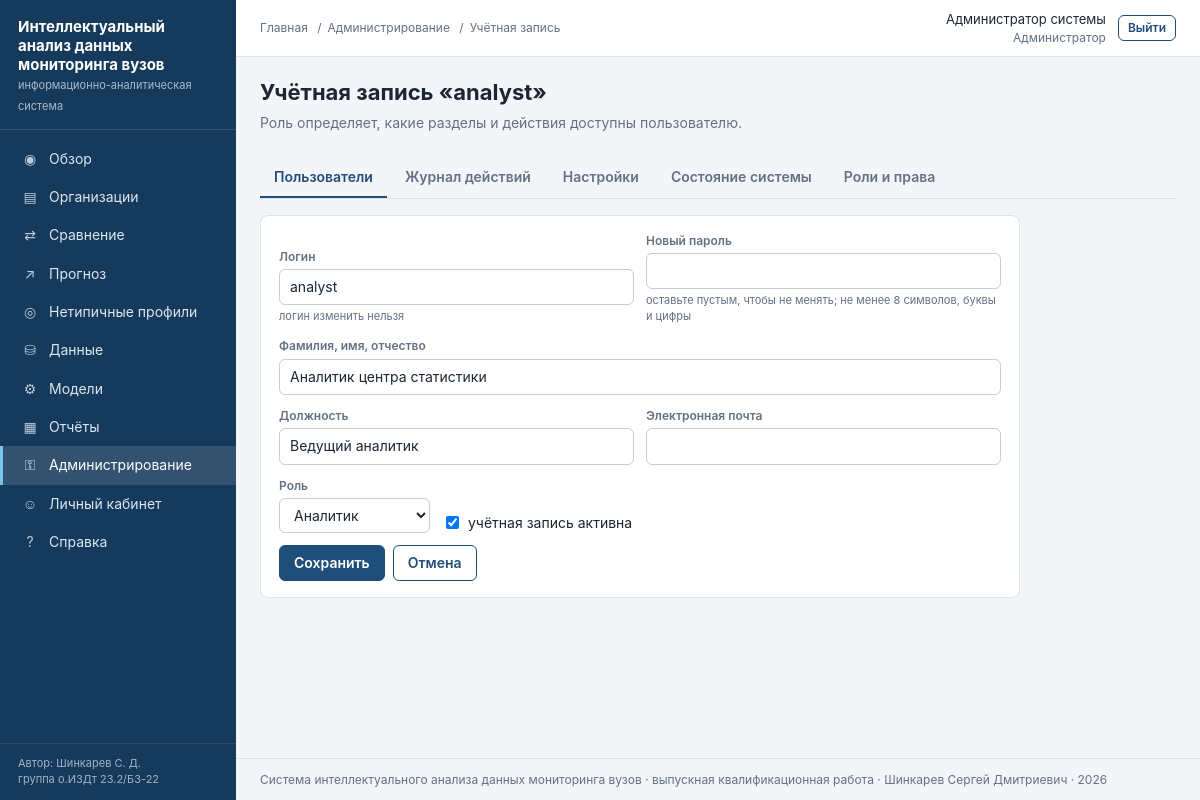
The page /admin/users/2 (signed in) on the database its author committed.
### vuzmon/db/models.py (models this page shows)
class Base(DeclarativeBase):
    """Общий базовый класс всех таблиц."""

class User(Base):
    __tablename__ = "users"
    id: Mapped[int] = mapped_column(Integer, primary_key=True)
    login: Mapped[str] = mapped_column(String(64), unique=True)
    password_hash: Mapped[str] = mapped_column(String(255))          # пароль хранится только в виде хеша
    full_name: Mapped[str] = mapped_column(String(128), default="")
    email: Mapped[str] = mapped_column(String(128), default="")
    position: Mapped[str] = mapped_column(String(128), default="")   # должность
    role_id: Mapped[int] = mapped_column(ForeignKey("roles.id"))
    is_active: Mapped[bool] = mapped_column(Boolean, default=True)
    created_at: Mapped[datetime] = mapped_column(DateTime, default=datetime.now)
    last_login_at: Mapped[datetime] = mapped_column(DateTime, nullable=True)
    role: Mapped[Role] = relationship(back_populates="users")

class Role(Base):
    __tablename__ = "roles"
    id: Mapped[int] = mapped_column(Integer, primary_key=True)
    code: Mapped[str] = mapped_column(String(32), unique=True)       # admin / analyst / viewer
    title: Mapped[str] = mapped_column(String(64))                   # название на русском
    description: Mapped[str] = mapped_column(String(255), default="")
    users: Mapped[list["User"]] = relationship(back_populates="role")

### webapp/views_admin.py (the view, shortened to what this page needs)
@bp.route("/users/new", methods=["GET", "POST"])
@bp.route("/users/<int:user_id>", methods=["GET", "POST"])
@security.roles_required(*security.ROLE_ADMIN)
def user_form(user_id: int = None):
    db = get_session()
    item = db.get(User, user_id) if user_id else None
    if user_id and item is None:
        abort(404)
    roles = db.scalars(select(Role).order_by(Role.id)).all()
    return _render("admin_user_form.html", "Учётная запись", item=item, roles=roles)

### vuzmon/db/session.py (called while the page is built)
def get_session_factory(url: str = None):
    global _session_factory
    if _session_factory is None or url is not None:
        _session_factory = scoped_session(sessionmaker(bind=get_engine(url), expire_on_commit=False))
    return _session_factory

def get_session():
    return get_session_factory()()

### webapp/__init__.py (called while the page is built)
def active_menu(endpoint: str) -> str:
    endpoints = [item[0] for item in MENU]
    if endpoint in endpoints:
        return endpoint
    if endpoint in MENU_PARENTS:
        return MENU_PARENTS[endpoint]
    blueprint = endpoint.split(".")[0]
    return next((item for item in endpoints if item.split(".")[0] == blueprint), "")

### webapp/security.py (called while the page is built)
def current_user():
    if "user" not in g:
        user_id = session.get("user_id")
        user = get_session().get(User, user_id) if user_id else None
        g.user = user if user is not None and user.is_active else None
    return g.user

def has_role(*codes) -> bool:
    user = current_user()
    return user is not None and user.role.code in codes

def roles_required(*codes):
    def decorator(view):
        @wraps(view)
        def wrapper(*args, **kwargs):
            if current_user() is None:
                flash("Для продолжения работы войдите в систему.", "warning")
                return redirect(url_for("auth.login", next=request.path))
            if not has_role(*codes):
                abort(403)
            return view(*args, **kwargs)
        return wrapper
    return decorator

def csrf_token() -> str:
    if "_csrf" not in session:
        session["_csrf"] = secrets.token_hex(16)
    return session["_csrf"]

def check_csrf() -> None:
    if request.method in ("POST", "PUT", "DELETE"):
        sent = request.form.get("_csrf") or request.headers.get("X-CSRF-Token", "")
        if not sent or not secrets.compare_digest(sent, session.get("_csrf", "")):
            abort(400, description="Форма устарела. Обновите страницу и повторите действие.")

### webapp/views_admin.py (called while the page is built)
def _render(template: str, title: str, **context):
    return render_template(template, crumbs=[("Администрирование", url_for("admin.users")), (title, None)],
                           tabs=TABS, **context)

### webapp/templates/admin_user_form.html (shortened to what this page needs)
{% extends "base.html" %}
{% from "_macros.html" import csrf with context %}
{% block content %}
<div class="page-head"><div><h1>{{ 'Учётная запись «' ~ item.login ~ '»' if item else 'Новый пользователь' }}</h1>
  <p class="lead">Роль определяет, какие разделы и действия доступны пользователю.</p></div></div>
{% include "_admin_tabs.html" %}
<div class="card" style="max-width:760px">
  <form method="post" autocomplete="off">{{ csrf() }}
    <div class="form-row">
      <div class="field wide"><label for="login">Логин</label>
        <input type="text" id="login" name="login" value="{{ item.login if item else request.form.get('login', '') }}" {{ 'readonly' if item }} required maxlength="64">
        {% if item %}<span class="hint">логин изменить нельзя</span>{% endif %}</div>
      <div class="field wide"><label for="password">{{ 'Новый пароль' if item else 'Пароль' }}</label>
        <input type="password" id="password" name="password" {{ '' if item else 'required' }} minlength="8" autocomplete="new-password">
        <span class="hint">{{ 'оставьте пустым, чтобы не менять; ' if item }}не менее 8 символов, буквы и цифры</span></div>
    </div>
    <div class="form-row">
      <div class="field wide"><label for="full_name">Фамилия, имя, отчество</label>
        <input type="text" id="full_name" name="full_name" value="{{ item.full_name if item else request.form.get('full_name', '') }}" maxlength="128"></div>
    </div>
    <div class="form-row">
      <div class="field wide"><label for="position">Должность</label>
        <input type="text" id="position" name="position" value="{{ item.position if item else request.form.get('position', '') }}" maxlength="128"></div>
      <div class="field wide"><label for="email">Электронная почта</label>
        <input type="email" id="email" name="email" value="{{ item.email if item else request.form.get('email', '') }}" maxlength="128"></div>
    </div>
    <div class="form-row">
      <div class="field"><label for="role_id">Роль</label>
        <select id="role_id" name="role_id">
          {% for role in roles %}<option value="{{ role.id }}" {{ 'selected' if item and item.role_id == role.id }}>{{ role.title }}</option>{% endfor %}
        </select></div>
      <div class="field wide"><label>&nbsp;</label>
        <div class="checks"><label><input type="checkbox" name="is_active" value="1" {{ 'checked' if not item or item.is_active }}> учётная запись активна</label></div></div>
    </div>
    <div class="actions"><button class="btn" type="submit">Сохранить</button>
      <a class="btn secondary" href="{{ url_for('admin.users') }}">Отмена</a></div>
  </form>
</div>
{% endblock %}

### webapp/templates/base.html (shortened to what this page needs)
<!DOCTYPE html>
<html lang="ru">
<head>
  <link rel="stylesheet" href="{{ url_for('static', filename='css/app.css') }}">
</head>
<body>
<div class="layout">
  <aside class="sidebar" id="sidebar">
    <div class="brand">
      <b>Интеллектуальный анализ данных мониторинга вузов</b>
      <span>информационно-аналитическая система</span>
    </div>
    <ul class="menu">
      {% for endpoint, title, icon in menu %}
      <li><a href="{{ url_for(endpoint) }}"
             class="{{ 'active' if active_menu == endpoint else '' }}">
        <span class="icon">{{ icon }}</span>{{ title }}</a></li>
      {% endfor %}
    </ul>
    <div class="sidebar-footer">Автор: Шинкарев С. Д.<br>группа о.ИЗДт 23.2/Б3-22</div>
  </aside>
  <div class="main">
    <header class="topbar">
      <nav class="crumbs" aria-label="Навигационная цепочка">
        <a href="{{ url_for('main.dashboard') }}">Главная</a>
        {% for text, link in crumbs or [] %}
          <span class="sep">/</span>{% if link %}<a href="{{ link }}">{{ text }}</a>{% else %}<span>{{ text }}</span>{% endif %}
        {% endfor %}
      </nav>
      <div class="userbox">
        <div class="right">
          <div>{{ user.full_name or user.login }}</div>
          <div class="role">{{ user.role.title }}</div>
        </div>
        <form method="post" action="{{ url_for('auth.logout') }}" class="inline">
          <button class="btn secondary small" type="submit">Выйти</button>
        </form>
      </div>
    </header>
    <main class="content">
      {% block content %}{% endblock %}
    </main>
    <footer class="footer">
      Система интеллектуального анализа данных мониторинга вузов · выпускная квалификационная работа ·
      Шинкарев Сергей Дмитриевич · {{ now.year }}
    </footer>
  </div>
</div>
</body>
</html>

### webapp/static/css/app.css (style rules this page uses)
:root { --primary: #1f4e79; --primary-dark: #163a5b; --accent: #2a7fb8; --bg: #f3f5f8; --card: #ffffff; --text: #1c2733; --muted: #647184; --border: #dde3ea; --risk: #c44e52; --mid: #7d8896; --lead: #2a7fb8; --ok: #2f7d4f; --warn: #b7791f; --radius: 8px; }
* { box-sizing: border-box; }
html, body { margin: 0; padding: 0; }
body { font-family: -apple-system, "Segoe UI", Roboto, "Helvetica Neue", Arial, sans-serif; font-size: 14px; line-height: 1.45; color: var(--text); background: var(--bg); }
a { color: var(--accent); text-decoration: none; }
h1 { font-size: 22px; margin: 0 0 4px; }
p { margin: 0 0 10px; }
.small { font-size: 12px; }
.right { text-align: right; }
.layout { display: flex; min-height: 100vh; }
.sidebar { width: 236px; flex-shrink: 0; background: var(--primary-dark); color: #dbe6f1; display: flex; flex-direction: column; position: sticky; top: 0; height: 100vh; }
.brand { padding: 18px 18px 14px; border-bottom: 1px solid rgba(255,255,255,.12); }
.brand b { display: block; font-size: 15px; color: #fff; line-height: 1.25; }
.brand span { font-size: 11px; opacity: .75; }
.menu { list-style: none; margin: 10px 0; padding: 0; flex: 1; overflow-y: auto; }
.menu a { display: flex; align-items: center; gap: 10px; padding: 9px 18px; color: #dbe6f1; border-left: 3px solid transparent; }
.menu a.active { background: rgba(255,255,255,.12); border-left-color: #7fc1ee; color: #fff; }
.menu .icon { width: 18px; text-align: center; opacity: .85; }
.sidebar-footer { padding: 12px 18px; font-size: 11px; opacity: .7; border-top: 1px solid rgba(255,255,255,.12); }
.main { flex: 1; min-width: 0; display: flex; flex-direction: column; }
.topbar { background: var(--card); border-bottom: 1px solid var(--border); padding: 10px 24px; display: flex; align-items: center; justify-content: space-between; gap: 16px; }
.crumbs { font-size: 12px; color: var(--muted); }
.crumbs a { color: var(--muted); }
.crumbs span.sep { margin: 0 6px; }
.userbox { display: flex; align-items: center; gap: 12px; font-size: 13px; }
.userbox .role { color: var(--muted); font-size: 12px; }
.content { padding: 20px 24px 40px; }
.page-head { display: flex; justify-content: space-between; align-items: flex-start; gap: 16px; margin-bottom: 16px; flex-wrap: wrap; }
.page-head .lead { color: var(--muted); max-width: 820px; }
.footer { padding: 12px 24px; font-size: 12px; color: var(--muted); border-top: 1px solid var(--border); margin-top: auto; }
.card { background: var(--card); border: 1px solid var(--border); border-radius: var(--radius); padding: 16px 18px; margin-bottom: 16px; }
form.inline { display: inline; }
.form-row { display: flex; gap: 12px; flex-wrap: wrap; align-items: flex-end; margin-bottom: 12px; }
.field { display: flex; flex-direction: column; gap: 4px; min-width: 150px; }
.field.wide { flex: 1; min-width: 240px; }
.field label { font-size: 12px; color: var(--muted); font-weight: 600; }
.field .hint { font-size: 11px; color: var(--muted); }
input[type=text], input[type=password], input[type=number], input[type=email], input[type=search], select, textarea { font: inherit; padding: 7px 10px; border: 1px solid #c5ced9; border-radius: 6px; background: #fff; color: var(--text); width: 100%; }
.btn { display: inline-block; font: inherit; font-weight: 600; padding: 7px 14px; border-radius: 6px; cursor: pointer; border: 1px solid var(--primary); background: var(--primary); color: #fff; white-space: nowrap; }
.btn.secondary { background: #fff; color: var(--primary); }
.btn.small { padding: 3px 9px; font-size: 12px; }
.actions { display: flex; gap: 8px; flex-wrap: wrap; align-items: center; }
.checks { display: flex; gap: 14px; flex-wrap: wrap; }
.checks label { display: flex; gap: 6px; align-items: center; font-weight: 400; color: var(--text); font-size: 14px; }

### rows shown on the page
User: full_name "Администратор системы"
Role: role "Администратор"
User: login "Учётная запись «analyst»", login "analyst", full_name "Аналитик центра статистики", position "Ведущий аналитик"

### other values the page prints
{{ icon }} "◉" "▤" "⇄" "↗" "◎" "⛁" "⚙" "▦" "⚿" "☺" "?"
{{ title }} "Обзор" "Организации" "Сравнение" "Прогноз" "Нетипичные профили" "Данные" "Модели" "Отчёты" "Администрирование" "Личный кабинет" "Справка"
{{ text }} "Администрирование"
{{ text }} "Учётная запись"
{{ title }} "Пользователи" "Журнал действий" "Настройки" "Состояние системы" "Роли и права"
{{ 'Новый пароль' if item else 'Пароль' }} "Новый пароль"
{{ 'оставьте пустым, чтобы не менять; ' if item }} "оставьте пустым, чтобы не менять;"
form field role_id "Аналитик"
